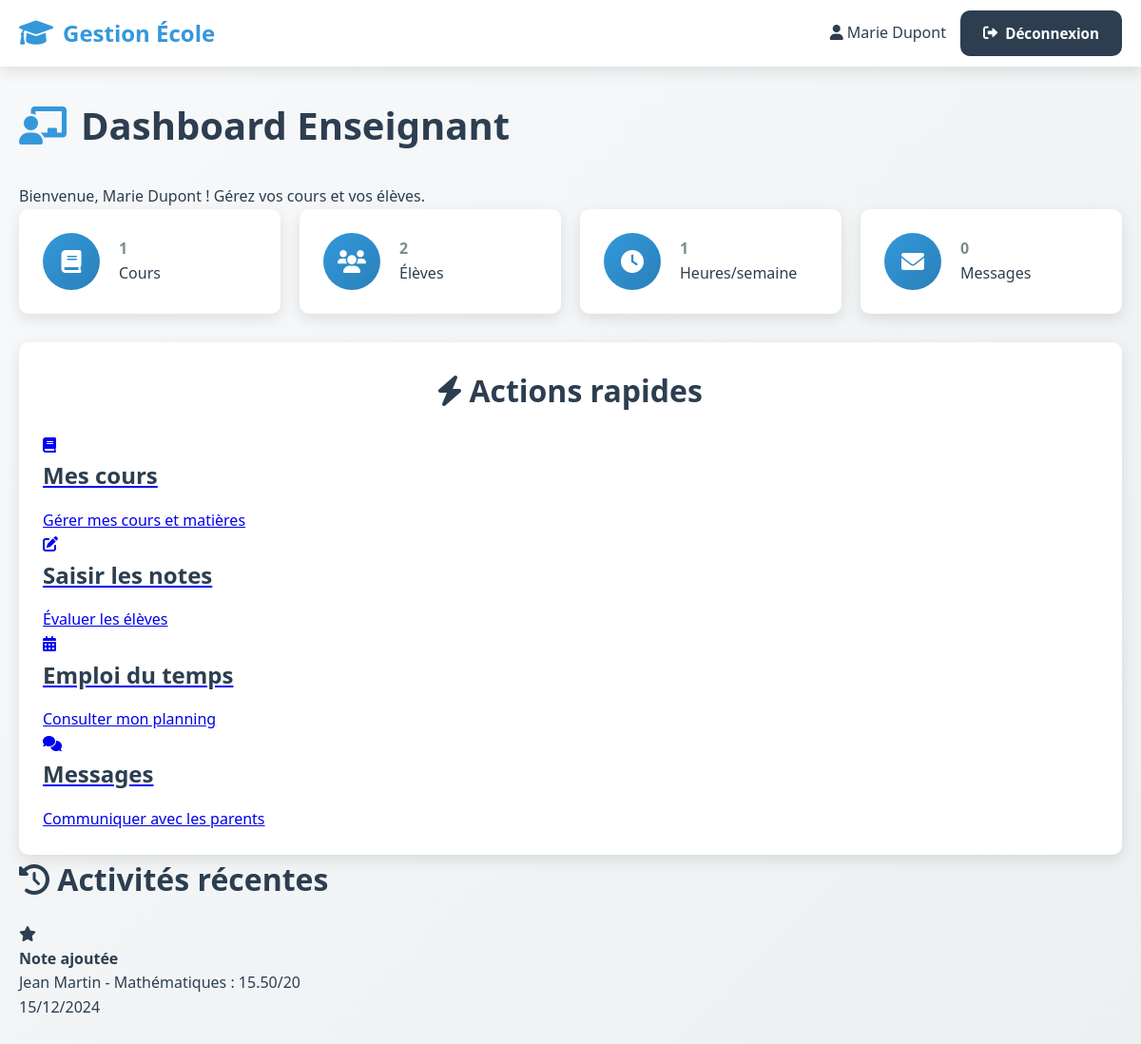
The app's page /dashboard/ (signed in) with its own data.
### Ecole/models.py (models this page shows, shortened)
class Note(models.Model):
    eleve = models.ForeignKey(Eleve, on_delete=models.CASCADE)
    examen = models.ForeignKey(Examen, on_delete=models.CASCADE)
    valeur = models.DecimalField(max_digits=5, decimal_places=2)
    type_evaluation = models.CharField(max_length=30, choices=[
        ('devoir', 'Devoir'),
        ('composition', 'Composition'),
        ('oral', 'Oral'),
        ('autre', 'Autre'),
    ])

class Eleve(models.Model):
    user = models.OneToOneField(User, on_delete=models.CASCADE, null=True, blank=True)
    matricule = models.CharField(max_length=30, unique=True)
    date_naissance = models.DateField(null=True, blank=True)
    adresse = models.CharField(max_length=255, blank=True)
    telephone = models.CharField(max_length=20, blank=True)

class Examen(models.Model):
    nom = models.CharField(max_length=100)
    date = models.DateField()
    session = models.ForeignKey(Session, on_delete=models.CASCADE)
    classe = models.ForeignKey(Classe, on_delete=models.CASCADE)
    matiere = models.ForeignKey(Matiere, on_delete=models.CASCADE)

class Matiere(models.Model):
    nom = models.CharField(max_length=100)
    description = models.TextField(blank=True)

### Ecole/views.py (the view, shortened to what this page needs)
# urls.py: path('dashboard/', views.dashboard, name='dashboard'),
@login_required
def dashboard(request):
    profile = Profile.objects.get(user=request.user)
    if profile.role == 'admin':
        total_eleves = Eleve.objects.count()
        total_enseignants = Enseignant.objects.count()
        total_classes = Classe.objects.count()
        total_matieres = Matiere.objects.count()
        preinscriptions_en_attente = Preinscription.objects.filter(traite=False).count()
        total_cours = Cours.objects.count()
        total_examens = Examen.objects.count()
        total_paiements = Paiement.objects.count()
        total_bulletins = Bulletin.objects.count()
        total_montant_paiements = Paiement.objects.filter(statut='valide').aggregate(total=models.Sum('montant'))['total'] or 0
        context = {
            'total_eleves': total_eleves,
            'total_enseignants': total_enseignants,
            'total_classes': total_classes,
            'total_matieres': total_matieres,
            'preinscriptions_en_attente': preinscriptions_en_attente,
            'total_cours': total_cours,
            'total_examens': total_examens,
            'total_paiements': total_paiements,
            'total_bulletins': total_bulletins,
            'total_montant_paiements': total_montant_paiements,
        }
        return render(request, 'dashboards/admin_dashboard.html', context)
    elif profile.role == 'enseignant':
        enseignant = Enseignant.objects.get(user=request.user)
        cours = Cours.objects.filter(enseignant=enseignant)
        cours_count = cours.count()
        classes_enseignees = cours.values_list('classe', flat=True).distinct()
        eleves_count = Eleve.objects.filter(inscription__classe__in=classes_enseignees, inscription__accepte=True).count()
        heures_count = cours.count()  # Simplifié pour l'exemple
        messages_count = Message.objects.filter(conversation__participants=request.user, lu=False).count()
        recent_notes = Note.objects.filter(examen__matiere__in=cours.values('matiere')).order_by('-examen__date')[:5]
        context = {
            'cours_count': cours_count,
            'eleves_count': eleves_count,
            'heures_count': heures_count,
            'messages_count': messages_count,
            'recent_notes': recent_notes,
        }
        return render(request, 'dashboards/enseignant_dashboard.html', context)
    else:
        return render(request, 'home.html')

### Ecole/templates/dashboards/enseignant_dashboard.html (shortened to what this page needs)
<!DOCTYPE html>
<html lang="fr">
<head>
    <link rel="stylesheet" href="/static/style.css">
    <link rel="stylesheet" href="https://cdnjs.cloudflare.com/ajax/libs/font-awesome/6.0.0/css/all.min.css">
</head>
<body>
    <nav class="nav">
        <div class="nav-container">
            <a href="/" class="nav-brand">
                <i class="fas fa-graduation-cap"></i> Gestion École
            </a>
            <div class="nav-actions">
                <span class="user-info">
                    <i class="fas fa-user"></i> {{ user.get_full_name }}
                </span>
                <a href="/logout/" class="btn btn-secondary">
                    <i class="fas fa-sign-out-alt"></i> Déconnexion
                </a>
            </div>
        </div>
    </nav>
    <div class="container">
        <div class="dashboard-header">
            <h1><i class="fas fa-chalkboard-teacher"></i> Dashboard Enseignant</h1>
            <p>Bienvenue, {{ user.get_full_name }} ! Gérez vos cours et vos élèves.</p>
        </div>
        <div class="stats-grid">
            <div class="stat-card">
                <div class="stat-icon">
                    <i class="fas fa-book"></i>
                </div>
                <div class="stat-content">
                    <h3>{{ cours_count }}</h3>
                    <p>Cours</p>
                </div>
            </div>
            <div class="stat-card">
                <div class="stat-icon">
                    <i class="fas fa-users"></i>
                </div>
                <div class="stat-content">
                    <h3>{{ eleves_count }}</h3>
                    <p>Élèves</p>
                </div>
            </div>
            <div class="stat-card">
                <div class="stat-icon">
                    <i class="fas fa-clock"></i>
                </div>
                <div class="stat-content">
                    <h3>{{ heures_count }}</h3>
                    <p>Heures/semaine</p>
                </div>
            </div>
            <div class="stat-card">
                <div class="stat-icon">
                    <i class="fas fa-envelope"></i>
                </div>
                <div class="stat-content">
                    <h3>{{ messages_count }}</h3>
                    <p>Messages</p>
                </div>
            </div>
        </div>
        <div class="dashboard-content">
            <div class="quick-actions">
                <h2><i class="fas fa-bolt"></i> Actions rapides</h2>
                <div class="actions-grid">
                    <a href="/mes-cours/" class="action-card">
                        <i class="fas fa-book"></i>
                        <h3>Mes cours</h3>
                        <p>Gérer mes cours et matières</p>
                    </a>
                    <a href="/saisie-notes/" class="action-card">
                        <i class="fas fa-edit"></i>
                        <h3>Saisir les notes</h3>
                        <p>Évaluer les élèves</p>
                    </a>
                    <a href="/emploi-du-temps/" class="action-card">
                        <i class="fas fa-calendar-alt"></i>
                        <h3>Emploi du temps</h3>
                        <p>Consulter mon planning</p>
                    </a>
                    <a href="/conversations/" class="action-card">
                        <i class="fas fa-comments"></i>
                        <h3>Messages</h3>
                        <p>Communiquer avec les parents</p>
                    </a>
                </div>
            </div>
            <div class="recent-activities">
                <h2><i class="fas fa-history"></i> Activités récentes</h2>
                <div class="activity-list">
                    {% if recent_notes %}
                        {% for note in recent_notes %}
                        <div class="activity-item">
                            <div class="activity-icon">
                                <i class="fas fa-star"></i>
                            </div>
                            <div class="activity-content">
                                <h4>Note ajoutée</h4>
                                <p>{{ note.eleve.user.get_full_name }} - {{ note.examen.matiere.nom }} : {{ note.valeur }}/20</p>
                                <span class="activity-time">{{ note.examen.date|date:"d/m/Y" }}</span>
                            </div>
                        </div>
                        {% endfor %}
                    {% else %}
                        <div class="no-activity">
                            <i class="fas fa-info-circle"></i>
                            <p>Aucune activité récente</p>
                        </div>
                    {% endif %}
                </div>
            </div>
        </div>
    </div>
</body>
</html>

### Ecole/static/style.css (style rules this page uses)
:root { --primary-color: #3498db; --primary-dark: #2980b9; --secondary-color: #2c3e50; --white: #ffffff; --light-gray: #f8f9fa; --gray: #7f8c8d; --dark-gray: #34495e; --success: #27ae60; --warning: #f39c12; --danger: #e74c3c; --info: #17a2b8; --shadow: 0 5px 15px rgba(0, 0, 0, 0.1); --shadow-hover: 0 10px 30px rgba(0, 0, 0, 0.15); --border-radius: 10px; --transition: all 0.3s ease; }
* { margin: 0; padding: 0; box-sizing: border-box; }
body { font-family: 'Segoe UI', Tahoma, Geneva, Verdana, sans-serif; background: linear-gradient(135deg, var(--light-gray) 0%, #ecf0f1 100%); color: var(--secondary-color); line-height: 1.6; min-height: 100vh; }
.nav { background: var(--white); box-shadow: var(--shadow); position: sticky; top: 0; z-index: 1000; }
.nav-container { max-width: 1200px; margin: 0 auto; padding: 0 20px; display: flex; justify-content: space-between; align-items: center; height: 70px; }
.nav-brand { display: flex; align-items: center; text-decoration: none; color: var(--primary-color); font-size: 1.5rem; font-weight: bold; }
.nav-brand i { margin-right: 10px; font-size: 1.8rem; }
.nav-actions { display: flex; align-items: center; gap: 15px; }
.container { max-width: 1200px; margin: 0 auto; padding: 30px 20px; }
h1 { color: var(--secondary-color); font-size: 2.5rem; font-weight: 700; margin-bottom: 30px; display: flex; align-items: center; gap: 15px; }
h1 i { color: var(--primary-color); }
h2 { color: var(--secondary-color); font-size: 2rem; font-weight: 600; margin-bottom: 20px; }
h3 { color: var(--secondary-color); font-size: 1.5rem; font-weight: 600; margin-bottom: 15px; }
.btn { display: inline-flex; align-items: center; gap: 8px; padding: 12px 24px; border: none; border-radius: var(--border-radius); text-decoration: none; font-weight: 600; font-size: 0.95rem; cursor: pointer; transition: var(--transition); background: var(--primary-color); color: var(--white); }
.btn-secondary { background: var(--secondary-color); color: var(--white); }
.stats-grid { display: grid; grid-template-columns: repeat(auto-fit, minmax(200px, 1fr)); gap: 20px; margin-bottom: 30px; }
.stat-card { background: var(--white); border-radius: var(--border-radius); padding: 25px; box-shadow: var(--shadow); display: flex; align-items: center; transition: var(--transition); }
.stat-icon { background: linear-gradient(135deg, var(--primary-color), var(--primary-dark)); color: var(--white); width: 60px; height: 60px; border-radius: 50%; display: flex; align-items: center; justify-content: center; margin-right: 20px; font-size: 1.5rem; }
.stat-content h3 { margin: 0; font-size: 1rem; color: var(--gray); }
.quick-actions { background: var(--white); border-radius: var(--border-radius); padding: 25px; box-shadow: var(--shadow); margin-top: 30px; }
.quick-actions h2 { margin-bottom: 20px; text-align: center; }

### records on screen
Note: eleve.user.get_full_name "Jean Martin", examen.matiere.nom "Mathématiques", valeur "15.50", examen "15/12/2024"

### other values on screen
{{ user.get_full_name }} "Marie Dupont"
{{ cours_count }} "1"
{{ eleves_count }} "2"
{{ heures_count }} "1"
{{ messages_count }} "0"
